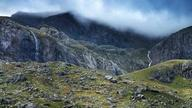
#> input picture images/image-1.jpg, 192 x 108 px, found by its file name
$ python compare.py
#> lines starting #> are read from the running program, lines starting #| are printed output that depends on the picture
import cv2
import numpy as np
from pathlib import Path

# open file

file1=r"E:\prism gui image augment\images\image-1.jpg"
file2=r"E:\prism gui image augment\images\image-1.jpg"
# getting file size

from math import log10, sqrt
import cv2
import numpy as np

def PSNR(original, compressed):
    mse = np.mean((original - compressed) ** 2)
    if(mse == 0):  # MSE is zero means no noise is present in the signal .
                  # Therefore PSNR have no importance.
        return 100
    max_pixel = 255.0
    psnr = 20 * log10(max_pixel / sqrt(mse))
    return psnr

original = cv2.imread(file1)
#> original is the input picture: shape (108, 192, 3); mean B, G, R 113.5, 106.7, 92.6
compressed = cv2.imread(file2, 1)
value = PSNR(original, compressed)
#> in PSNR, `mse = np.mean((original - compressed) ** 2)`: mse = 0
#> value = 100
print(f"PSNR value is {value} dB")
#| PSNR value is 100 dB
print("The larger the value of PSNR, the more efficient is a corresponding compression or filter method.")


# load the input images
img1 = cv2.imread(file1)
img2 = cv2.imread(file2)

# convert the images to grayscale
img1 = cv2.cvtColor(img1, cv2.COLOR_BGR2GRAY)
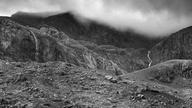
#> img1: shape (108, 192); min 0, max 252, mean 103.3
img2 = cv2.cvtColor(img2, cv2.COLOR_BGR2GRAY)

# define the function to compute MSE between two images
def mse(img1, img2):
   h, w = img1.shape
#> h = 108; w = 192
   diff = cv2.subtract(img1, img2)
#> diff: shape (108, 192); every value is 0
   err = np.sum(diff**2)
#> err = 0
   mse = err/(float(h*w))
#> mse = 0
   return mse, diff

error, diff = mse(img1, img2)
#> error = 0
print("Image matching Error between the two images:",error)
#| Image matching Error between the two images: 0.0

cv2.imshow("difference", diff)
cv2.waitKey(0)
cv2.destroyAllWindows()

$ run again, with images/image-10.jpg copied over images/image-1.jpg
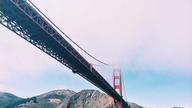
#> input picture images/image-10.jpg, 192 x 108 px, found by its file name
#> original is the input picture: shape (108, 192, 3); mean B, G, R 205, 188.2, 182.8
#> in PSNR, `mse = np.mean((original - compressed) ** 2)`: mse = 0
#> value = 100
#| PSNR value is 100 dB
#> `img1 = cv2.cvtColor(img1, cv2.COLOR_BGR2GRAY)`:
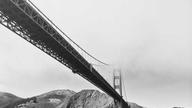
#> img1: shape (108, 192); min 10, max 254, mean 188.5
#> diff: shape (108, 192); every value is 0
#> err = 0
#| Image matching Error between the two images: 0.0

$ run again, with images/image-12.jpg copied over images/image-1.jpg
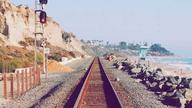
#> input picture images/image-12.jpg, 192 x 108 px, found by its file name
#> original is the input picture: shape (108, 192, 3); mean B, G, R 163.3, 159.4, 174
#> in PSNR, `mse = np.mean((original - compressed) ** 2)`: mse = 0
#> value = 100
#| PSNR value is 100 dB
#> `img1 = cv2.cvtColor(img1, cv2.COLOR_BGR2GRAY)`:
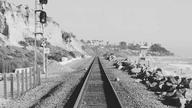
#> img1: shape (108, 192); min 11, max 248, mean 164.2
#> diff: shape (108, 192); every value is 0
#> err = 0
#| Image matching Error between the two images: 0.0
